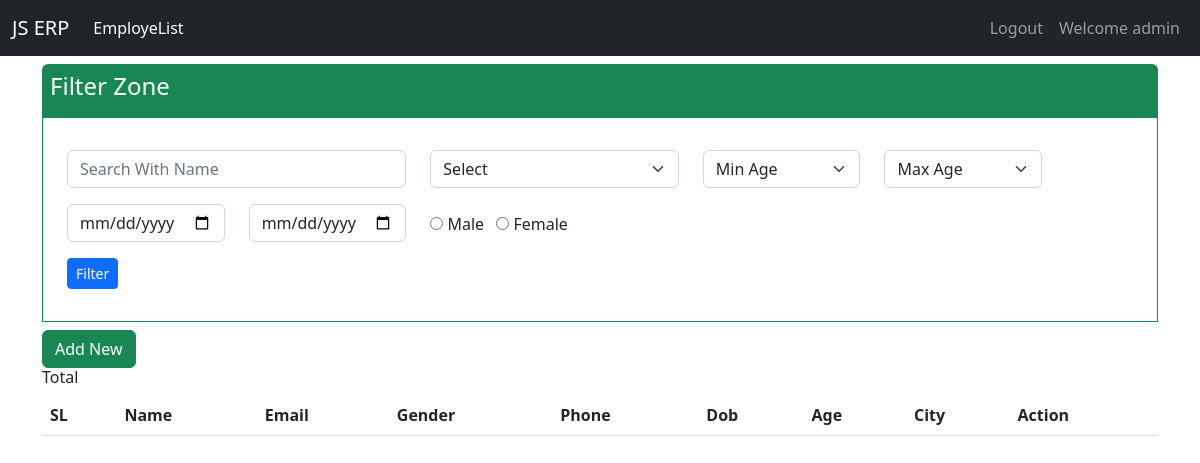
The app's page / (signed in), older data.
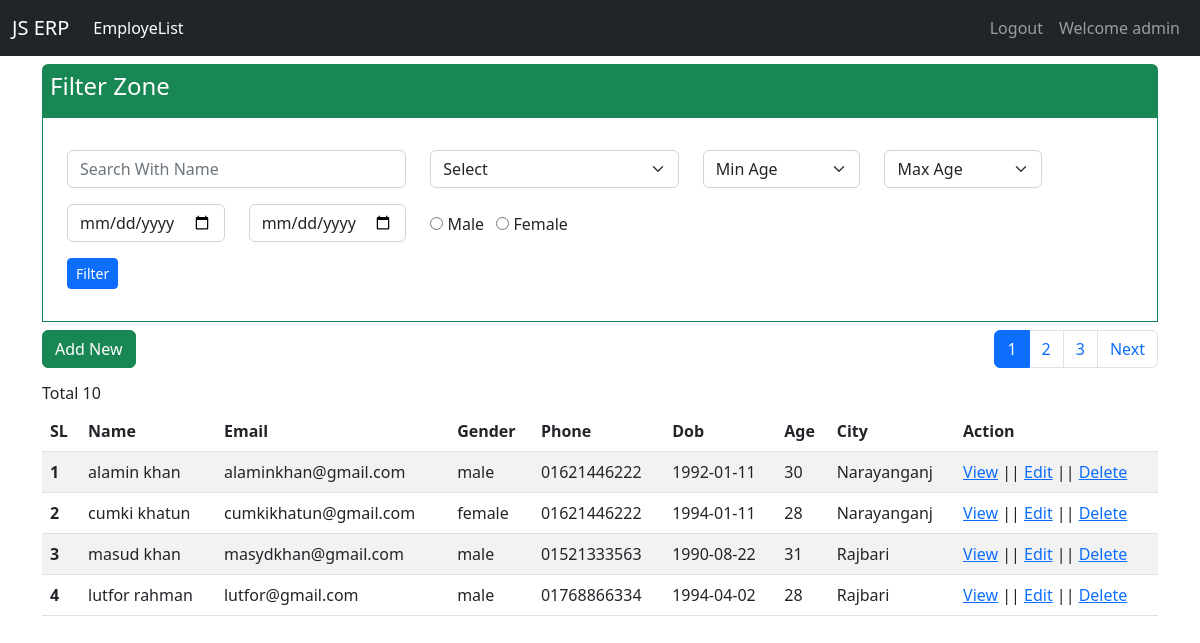
The same page, newer data.
### employee/models.py (models this page shows, shortened)
class EmployeeList(models.Model):
    user=models.ForeignKey(User,on_delete=models.CASCADE)
    FirstName=models.CharField(max_length=100,blank=False)
    LastName=models.CharField(max_length=100,blank=False)
    Email=models.CharField(max_length=100,blank=False)
    Phone=models.CharField(max_length=100,blank=False)
    Gender=models.CharField(max_length=100,blank=False)
    Age=models.CharField(max_length=100,blank=False)
    Dob=models.CharField(max_length=100,blank=False)
    City=models.CharField(max_length=100,blank=False)

### employee/views.py (the view, shortened to what this page needs)
# urls.py: path('', views.Employees, name='employeelist'),
@login_required(login_url='App_Employee:login')
def Employees(request):
    ps = 4
    pn = 1
    name=city=minage=maxage=gender=mindate=maxdate=""
    ExcludeRecors = (pn-1)*ps
    sql1="Select id,FirstName,LastName,Email,Gender,Phone,Dob,Age,City, count(1) over() TC From employee_employeelist "
    sql2=" user_id='"+str(request.user.id)+"' ORDER BY id DESC LIMIT " + str(ps) + " OFFSET "+str(ExcludeRecors)
    SqlQuery = ""
    if name!="":
        SqlQuery=SqlQuery + "( FirstName Like '%"+ name +"%' OR LastName Like '%"+name+"%' ) "
    if city!="" and city!="Select":
        if SqlQuery !="":
            SqlQuery=SqlQuery + " AND "
        SqlQuery=SqlQuery + " City='" + city + "'"
    if minage!="" and minage!="Min Age":
        if SqlQuery !="":
            SqlQuery=SqlQuery + " AND "
        SqlQuery=SqlQuery + "  Age>='" + minage + "' "
    if maxage!="" and maxage!="Max Age":
        if SqlQuery !="":
            SqlQuery=SqlQuery + " AND "
        SqlQuery=SqlQuery + "  Age<='" + maxage + "' "
    if mindate!="":
        if SqlQuery !="":
            SqlQuery=SqlQuery + " AND "
        SqlQuery=SqlQuery + "  Dob>='" + mindate + "' "
    if maxdate!="":
        if SqlQuery !="":
            SqlQuery=SqlQuery + " AND "
        SqlQuery=SqlQuery + "  Dob<='" + maxdate + "' "
    if gender!="":
        if SqlQuery !="":
            SqlQuery=SqlQuery+" AND "
        SqlQuery=SqlQuery + " Gender='" + gender + "'"
    if SqlQuery != "":
        SqlQuery =sql1+ " where "+SqlQuery+" AND "+sql2
    else:
        SqlQuery =sql1+ " where "+sql2
    print(SqlQuery)
    with connection.cursor() as cursor:
        cursor.execute(SqlQuery )
        all_employees = cursor.fetchall()
    PageCount = 0
    if len(all_employees) != 0:
        Totaldata = all_employees[0][9]
        ExtraPage = (Totaldata / ps)
        PageCount = round(Totaldata / ps)
        print(ExtraPage, PageCount)
        if ExtraPage > PageCount and PageCount >= 1:
            PageCount = PageCount+1
    print(PageCount)
    context = {
        'all_employees': all_employees,
        'pn': pn,
        'range': range(1, PageCount+1),
        'PageCount': PageCount,
        'name':name,
        'city':city,
        'minage':minage,
        'maxage':maxage,
        'mindate':mindate,
        'maxdate':maxdate,
        'minagerange':range(18,40),
        'maxagerange':range(30,80),
    }
    return render(request, 'employee/employee.html', context)

### templates/employee/employee.html (shortened to what this page needs)
{% extends 'base.html' %}
{% block navbar %}
{% include 'navbar.html' %}
{% endblock navbar %}
{% block main %}
<section>
  <form id="filterForm" class="my-2" method="post">{% csrf_token %}
    <div class="bg-success py-2 rounded-top">
      <h4 class="text-white mx-2">Filter Zone</h4>
    </div>
    <div class="border border-success py-4">
      <div class="row px-4">
        <div class="col-md-4 my-2">
          <input
            type="text"
            class="form-control"
            placeholder="Search With Name"
            name="Formname"
            value="{{name}}"
          />
        </div>
        <div class="col-md-3 my-2">
          <select class="form-select" name="FormCity">
            {% if city != "" %}
            <option selected="" value="{{city}}">{{city}}</option>
            {% else %}
            <option selected=""> Select</option>
            {% endif %}
          </select>
        </div>
        <div class="col-md-2 my-2">
          <select class="form-select" name="FormMinAge">
            {% if minage != "" %}
            <option selected="" value="{{minage}}">{{minage}}</option>
            {% else %}
            <option selected>Min Age</option>
            {% endif %}
          </select>
        </div>
        <div class="col-md-2 my-2">
          <select class="form-select" name="FormMaxAge">
             {% if maxage != "" %}
            <option selected="" value="{{maxage}}">{{maxage}}</option>
            {% else %}
            <option selected>Max Age</option>
            {% endif %}
          </select>
        </div>
        <div class="col-md-2 my-2">
          <input
            type="date"
            class="form-control"
            name="FormMinDate"
            value="{{mindate}}"
          />
        </div>
         <div class="col-md-2 my-2">
          <input
            type="date"
            class="form-control"
            name="FormMaxDate"
            value="{{maxdate}}"
          />
        </div>
        <div class="col-md-4">
          <div class="radio-inline mr-2">
              <input type="radio" value="male" name="FormGender">&nbsp;Male
          <label class="radio-inline mx-2">
            <input type="radio" value="female" name="FormGender">&nbsp;Female
          </label>
          </div>
      </div>
        <div class="col-md-12">
            <button id="filterBtn" type="submit" class="btn btn-primary btn-sm my-2">Filter</buton>
        </div>
      </div>
    </div>
  </form>
</section>
<section>
  <div class="row">
    <div class="col">
      <a class="btn btn-success" href="{% url 'App_Employee:addemployee'%}">Add New</a>
    </div>
    <div class="col">
      <nav>
       <ul class="pagination">
        {%  for i in range  %}
            {% if i == pn %}
                <li class="page-item active"><a class="page-link"  onclick="ChangePageNoValue({{i}})">{{i}}</a></li>
            {% else %}
                <li class="page-item "><a class="page-link"  onclick="ChangePageNoValue({{i}})">{{i}}</a></li>
            {% endif%}
        {%  endfor %}
        {% if pn < PageCount %}
            <li class="page-item"><a class="page-link"  onclick="ChangePageNoValue({{pn|add:"1"}})">Next</a></li>
        {% endif %}
    </ul>
      </nav>
    </div>
  </div>
</section>
<section>
  <div class="table-responsive">
  <table class="table table-striped table-hover">
    <h6>Total {{all_employees.0.9}}</h6>
    <thead>
      <tr>
        <th scope="col">SL</th>
        <th scope="col">Name</th>
        <th scope="col">Email</th>
        <th scope="col">Gender</th>
        <th scope="col">Phone</th>
        <th scope="col">Dob</th>
        <th scope="col">Age</th>
        <th scope="col">City</th>
        <th scope="col">Action</th>
      </tr>
    </thead>
    <tbody>
      {% for emp in all_employees %}
      <tr>
        <th scope="row">{{forloop.counter}}</th>
        <td>{{emp.1}} {{emp.2}}</td>
        <td>{{emp.3}}</td>
        <td>{{emp.4}}</td>
        <td>{{emp.5}}</td>
        <td>{{emp.6}}</td>
        <td>{{emp.7}}</td>
        <td>{{emp.8}}</td>
        <td>
          <a href="{% url 'App_Employee:details' emp.0%}">View</a> ||
          <a href="{% url 'App_Employee:editemployee' emp.0 %}">Edit</a> ||
          <a href="" data-bs-toggle="modal" data-bs-target="#exampleModal" onclick="changemodalvalue({{emp.0}})">Delete </a>
        </td>
      </tr>
      {% endfor %}
    </tbody>
  </table>
</div>
</section>
{% endblock main %}

### templates/base.html (shortened to what this page needs)
<!DOCTYPE html>
{%load static%}
<html lang="en">
  <head>
    <link href="{% static 'css/bootstrap.min.css'%}" rel="stylesheet" />
    <link href="{% static 'css/style.css'%}" rel="stylesheet" />
  </head>
  <body>
    {% block navbar%}{% endblock navbar%}
    <div class="container">{% block main %} {% endblock main %}</div>
  </body>
</html>

### templates/navbar.html (shortened to what this page needs)
<nav class="navbar navbar-expand-lg navbar-dark bg-dark">
  <div class="container-fluid">
    <a class="navbar-brand" href="{% url 'App_Employee:employeelist'%}"
      >JS ERP</a
    >
    <div class="collapse navbar-collapse" id="navbarTogglerDemo02">
      <ul class="navbar-nav me-auto mb-2 mb-lg-0">
        <li class="nav-item">
          <a
            class="nav-link active"
            aria-current="page"
            href="{% url 'App_Employee:employeelist'%}"
            >EmployeList</a
          >
        </li>
      </ul>
      <ul class="navbar-nav ml-auto">
        {% if request.user.is_authenticated %}
        <li class="nav-item">
          <a class="nav-link" href="{% url 'App_Employee:logout'%}">Logout</a>
        </li>
        <li class="nav-item">
          <a class="nav-link" href="#">Welcome {{request.user}} </a>
        </li>
        {% endif %}
      </ul>
    </div>
  </div>
</nav>

### static/css/style.css (style rules this page uses)
.pagination { float: right; }
.pagination>li { cursor: pointer; }

Row changes from the older to the newer data that the page shows:
added EmployeeList: FirstName "alamin", LastName "khan", Email "alaminkhan@gmail.com", Gender "male", Phone "01621446222", Dob "1992-01-11", Age "30", City "Narayanganj"
added EmployeeList: FirstName "cumki", LastName "khatun", Email "cumkikhatun@gmail.com", Gender "female", Phone "01621446222", Dob "1994-01-11", Age "28", City "Narayanganj"
added EmployeeList: FirstName "masud", LastName "khan", Email "masydkhan@gmail.com", Gender "male", Phone "01521333563", Dob "1990-08-22", emp "31", City "Rajbari"
added EmployeeList: FirstName "lutfor", LastName "rahman", Email "lutfor@gmail.com", Gender "male", Phone "01768866334", Dob "1994-04-02", Age "28", City "Rajbari"
Text that changed along with them:
{{ all_employees.0.9 }}: (not shown) → "10"
new list line: "1"
new list line: "2"
new list line: "3"
text now shown: "Next"
